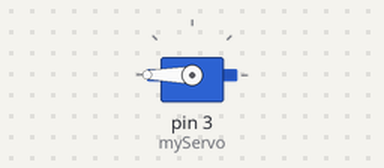
The sketch below on a simulated Arduino Uno, built with avr-gcc and run on an emulated ATmega328P. On the bench: servo.

Above: at 0.05 s.
Timing chart, 0 to 4.6 s (numbered marks = the images above):
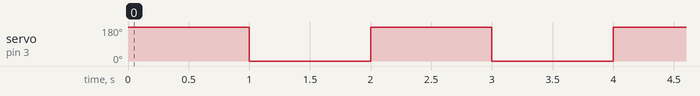

The sketch:

ServoSweep.ino
```cpp
#include <Servo.h>

Servo myServo;

const int servoDelay = 1000;
const int servoMax = 180;
const int servoMin = -180;

void setup() {
  myServo.attach(3);
}

void loop() {
  myServo.write(servoMax);
  delay(servoDelay);

  myServo.write(servoMin);
  delay(servoDelay);
}
```

Measured:
- by itself, servo on pin 3 (myServo): alternates 180° for 1.0 s and 0° for 1.0 s
